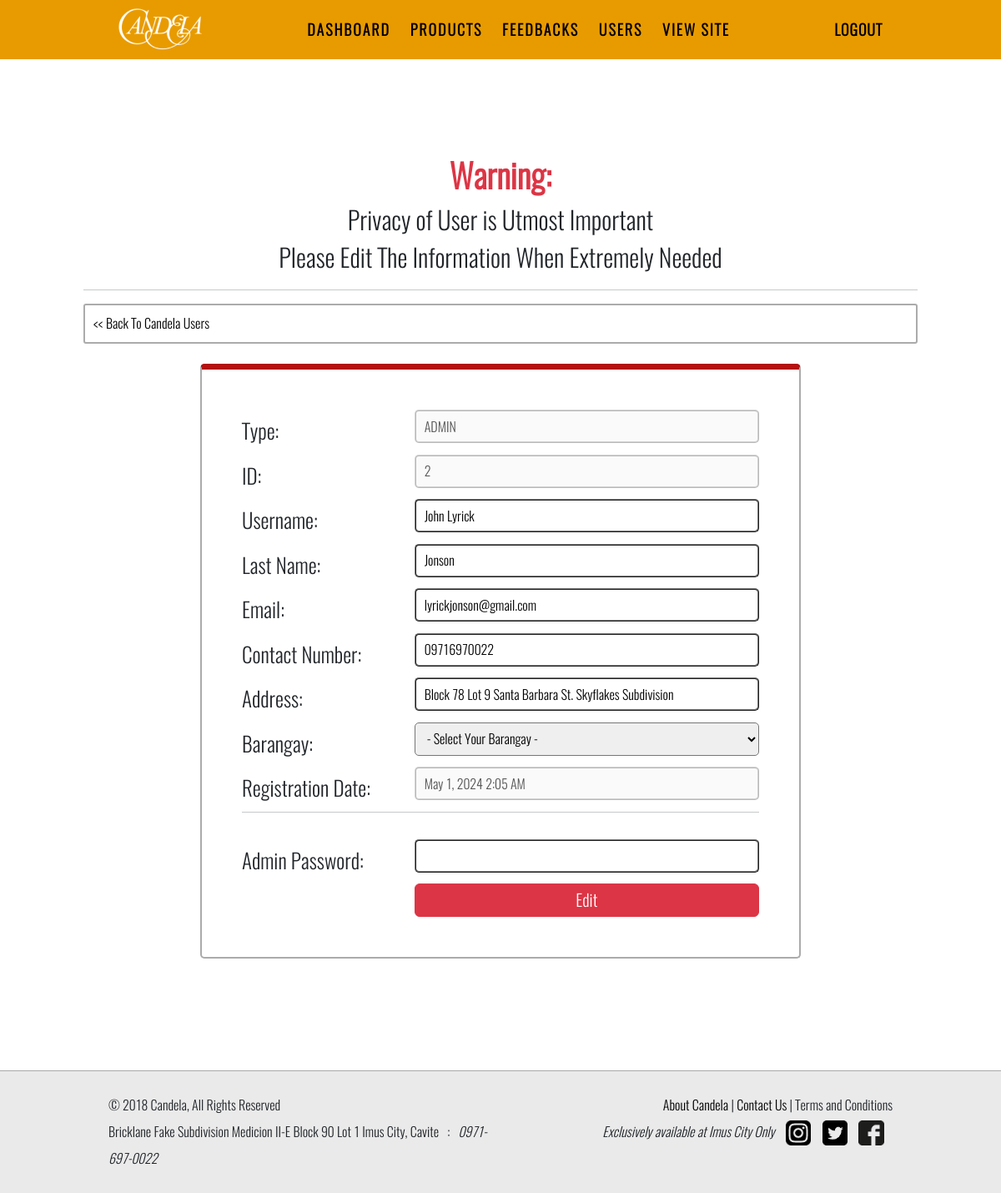
The app's page /admin-users.php?id=2 with its own data.
### tables this page shows
CREATE TABLE `addresses` (
  `address_id` mediumint PRIMARY KEY NOT NULL AUTO_INCREMENT,
  `user_id` mediumint NOT NULL,
  `user_address` text NOT NULL,
  `barangay` varchar(255) NOT NULL,
  `created_at` timestamp NOT NULL
);

CREATE TABLE `users` (
  `user_id` mediumint PRIMARY KEY NOT NULL AUTO_INCREMENT,
  `username` varchar(255) NOT NULL,
  `lastname` varchar(255) NOT NULL,
  `email` varchar(100) NOT NULL,
  `contactnumber` varchar(11) NOT NULL,
  `password` varchar(255) NOT NULL,
  `registration_date` timestamp NOT NULL,
  `type` bool NOT NULL
);

### utilities/sanitize_input.php (called while the page is built, shortened)
<?php
function test_input($mysqli, $data) {
    $data = trim($data);
    $data = stripslashes($data);
    $data = htmlspecialchars($data);
    $data = mysqli_real_escape_string($mysqli, $data);
    return $data;
}
?>

### utilities/server.php (called while the page is built, shortened)
<?php
require("conn/db_connection.php");
require("sanitize_input.php");
class Users {
	static function select_info($id) {
		global $mysqli;
		$id = test_input($mysqli, $id);
		$query = "SELECT u.user_id, username, lastname, email, contactnumber, registration_date, user_address, barangay, type
					FROM users u LEFT JOIN addresses a
					ON u.user_id = a.user_id WHERE u.user_id = $id";
		$result = @mysqli_query($mysqli, $query);
		return ($result && mysqli_num_rows($result) > 0) ? $result : false;
	}
}
?>

### admin-users.php (the view, shortened to what this page needs)
<?php
	require("utilities/server.php");
?>
<!DOCTYPE html>
<html>
<head>
	<?php require("templates/head.php"); ?>
</head>
<body>
<?php require("templates/nav_admin.php"); ?>
<div class="body-content">
	<?php if (!isset($_GET['id'])): ?>
	<div id="welcome-page" class="padding-y-1 padding-x-3">
		<header id="product-header" class="font-35 fw-bold text-center">
			Candela Users<br />
		</header>
		<div class="font-20 text-center">
			Tip: Click the ID of the user to edit them.
		</div>
		<div class="font-20 text-center">
			<a href="myaccount.php" class="btn btn-primary">Go to My Account</a>
		</div>
		<hr />
		<div class="px-3 py-1">
			<form action="admin-users.php" method="get" id="search-product">
				<input type="text" class="search-text-width py-1 my-1" placeholder="Search a User..." name="search" maxlength="255">
				<input type="submit" value="Search" class="btn btn-success my-1">
				<a href="admin-users.php" class="btn btn-danger my-1">Clear Search</a>
			</form>
		</div>
		<hr />
		<div>
			<?php if (isset($_GET['search'])): ?>
				<div class="text-center font-20">
					Search Results for: <span class="font-25"><?= $_GET['search']; ?></span>
				</div>
			<?php endif; ?>
			<?php
					if (isset($_GET['search'])) {
						$user_list = Users::select_search($_GET['search']);
					} else {
						$user_list = Users::select_all();
					}
			?>
                <div class="width-100" style="overflow-x: auto;">
                    <table class="w-100 border border-black" id="user-table">
                        <tr class="font-20 fw-bold border-bottom border-black bg-color-1">
                            <td>Id</td>
                            <td>User Name</td>
                            <td>Last Name</td>
                            <td>Email</td>
                            <td>Number</td>
                            <td>Address</td>
                            <td>Barangay</td>
                            <td>Delete</td>
                        </tr>
						<?php if ($user_list):
								while ($user = mysqli_fetch_array($user_list, MYSQLI_ASSOC)):
						?>
							<tr class="paginate">
								<td>
									<?php if ($user['type'] == 0): ?>
										<a href="admin-users.php?id=<?= $user['user_id'] ?>" class="btn btn-secondary">
									<?php else: ?>
										<a href="admin-users.php?id=<?= $user['user_id'] ?>" class="btn btn-danger">
									<?php endif; ?>
										<?= $user['user_id'] ?>
									</a>
								</td>
								<td><?= $user['username'] ?></td>
								<td><?= $user['lastname'] ?></td>
								<td><?= $user['email'] ?></td>
								<td><?= $user['contactnumber'] ?></td>
								<td><?= $user['user_address'] ?></td>
								<td><?= $user['barangay'] ?></td>
								<td>
									<?php if ($user['type'] == 0): ?>
										<a href="admin-users-delete.php?id=<?= $user['user_id'] ?>" class="btn btn-danger">Delete</a>
									<?php endif; ?>
								</td>
							</tr>
						<?php 	endwhile;
							  endif; ?>
                    </table>
                </div>
			<div class="d-flex justify-content-center py-2">
				<div id="page-nav-content">
					<div id="page-nav"></div>
				</div>
			</div>
		</div>
	</div>
	<?php else: ?>
		<?php if ($_GET['id'] != '' && is_numeric($_GET['id']) && Users::select_info($_GET['id'])): ?>
			<?php
				$userlist = Users::select_info($_GET['id']);
				$user = mysqli_fetch_array($userlist, MYSQLI_ASSOC);
			?>
			<div id="welcome-page" class="padding-y-1 padding-x-3">
				<div class="text-center">
					<span class="font-40 text-danger fw-bold">Warning:</span>
					<div class="font-30">
						Privacy of User is Utmost Important
						<br />Please Edit The Information When Extremely Needed
					</div>
				</div>
				<hr />
				<div id="product-nav">
					<a href="admin-users.php"><< Back To Candela Users</a>
				</div>
				<div class="padding-x-4 py-4">
					<div class="px-5 mx-auto sidebar-box-red-1 py-5">
						<form method="post" action="admin-users.php?id=<?=$_GET['id']?>">
							<div class="row gx-0">
								<div class="col-md-4 py-2">
									<span class="font-25">Type:</span>
								</div>
								<div class="col-md-8">
									<?php if ($user['type'] == 0): ?>
										<input type="text" class="contact-input" value="USER" disabled />
									<?php else: ?>
										<input type="text" class="contact-input" value="ADMIN" disabled />
									<?php endif; ?>
								</div>
								<div class="col-md-4 py-2">
									<span class="font-25">ID:</span>
								</div>
								<div class="col-md-8">
									<input type="text" name="" class="contact-input" value="<?=$user['user_id']?>" maxlength="255" disabled>
								</div>
								<div class="col-md-4 py-2">
									<span class="font-25">Username:</span>
								</div>
								<div class="col-md-8">
									<input type="text" name="username" class="contact-input" value="<?=$user['username']?>" maxlength="255">
								</div>
								<div class="col-md-4 py-2">
									<span class="font-25">Last Name:</span>
								</div>
								<div class="col-md-8">
									<input type="text" name="lastname" class="contact-input" value="<?=$user['lastname']?>" maxlength="255">
								</div>
								<div class="col-md-4 py-2">
									<span class="font-25">Email:</span>
								</div>
								<div class="col-md-8">
									<input type="text" name="email" class="contact-input" value="<?=$user['email']?>" maxlength="255">
								</div>
								<div class="col-md-4 py-2">
									<span class="font-25">Contact Number:</span>
								</div>
								<div class="col-md-8">
									<input type="text" name="contactnumber" class="contact-input" value="<?=$user['contactnumber']?>" maxlength="255">
								</div>
								<div class="col-md-4 py-2">
									<span class="font-25">Address:</span>
								</div>
								<div class="col-md-8">
									<input type="text" name="address" class="contact-input" value="<?=$user['user_address']?>" maxlength="255">
								</div>
								<div class="col-md-4 py-2">
									<span class="font-25">Barangay:</span>
								</div>
								<div class="col-md-8">
									<select name="barangay" id="barangay" class="contact-input">
										<option>- Select Your Barangay -</option>
									</select>
								</div>
								<div class="col-md-4 py-2">
									<span class="font-25">Registration Date:</span>
								</div>
								<div class="col-md-8">
									<input type="text" class="contact-input" value="<?= date('F j, Y g:i A', strtotime($user['registration_date'])) ?>" disabled>
								</div>
								<hr />
								<div class="col-md-4 py-2"></div>
								<div class="col-md-8"></div>
								<div class="col-md-4 py-2">
									<span class="font-25">Admin Password:</span>
								</div>
								<div class="col-md-8">
									<input type="password" name="adminpass" class="contact-input">
								</div>
								<div class="col-md-4 py-2">
								</div>
								<div class="col-md-8">
									<input type="submit" name="usersubmit" class="w-100 p-1 font-20 btn btn-danger" value="Edit">
								</div>
							</div>
						</form>
					</div>
				</div>
			</div>
		<?php else: ?>
			<?php require("templates/admin/wrong_access/candela_users.php"); ?>
	<?php 	endif;
		endif; ?>
</div>
<?php require("templates/footer.php"); ?>
</body>
</html>

### style.css (style rules this page uses)
body { margin:0; font-family: oswald; font-size: 16px; }
* { box-sizing: border-box; }
@media (min-width: 0px) { .padding-x-1, .padding-x-3 { padding-left: 10px; padding-right: 10px; } }
@media (min-width: 0px) { .padding-x-4 { padding-left: 20px; padding-right: 20px; } }
@media (min-width: 0px) { .padding-y-1 { padding-top: 60px; padding-bottom: 60px; } }
@media (min-width: 576px) { .padding-x-1, .padding-x-2, .padding-x-3 { padding-left: 30px; padding-right: 30px; } }
@media (min-width: 576px) { .padding-x-4 { padding-left: 50px; padding-right: 50px; } }
@media (min-width: 576px) { .padding-y-1 { padding-top: 110px; padding-bottom: 110px; } }
@media (min-width: 768px) { .padding-x-2, .padding-x-3 { padding-left: 50px; padding-right: 50px; } }
@media (min-width: 768px) { .padding-x-4 { padding-left: 90px; padding-right: 90px; } }
@media (min-width: 992px) { .padding-x-2, .padding-x-3 { padding-left: 100px; padding-right: 100px; } }
@media (min-width: 992px) { .padding-x-4 { padding-left: 140px; padding-right: 140px; } }
.font-20 { font-size: 20px; }
.font-25 { font-size: 25px; }
.font-30 { font-size: 30px; }
.font-40 { font-size: 40px; }
.sidebar-box-red-1 { border-color: rgb(180, 17, 17) #ababab #ababab #ababab; border-width: 7px 2px 2px 2px; border-style: solid; border-radius: 5px; }
.body-content { min-height: 62vh; }
.contact-input { width: 100%; height: 40px; padding-left: 10px; border-radius: 5px; border-style: ridge; }
#product-nav { padding: 10px; border-color: #ababab; border-style: solid; border-width: 2px; border-radius: 3px; }
a { text-decoration: none; color: #000; transition: .3s ease; }

### records on screen
addresses: user.user_id "2", username "John Lyrick", lastname "Jonson", email "lyrickjonson@gmail.com", contactnumber "09716970022", address "Block 78 Lot 9 Santa Barbara St. Skyflakes Subdivision", user.registration_date "May 1, 2024 2:05 AM"
